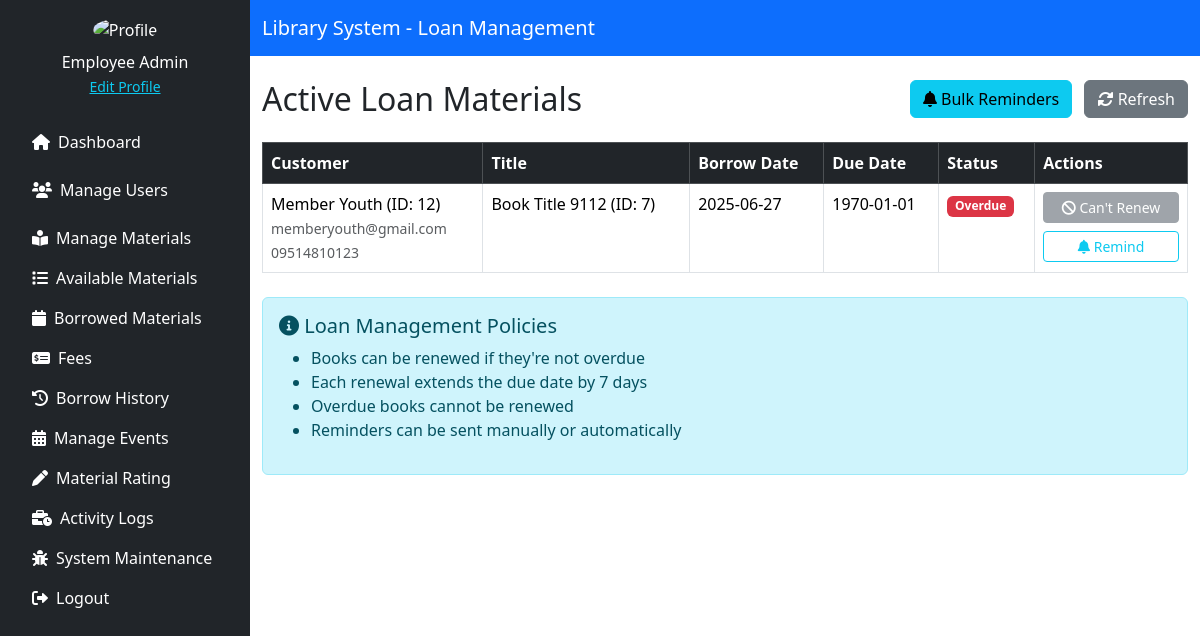
Page /source/employee/borrowed_materials.php (signed in) on the earlier database version.
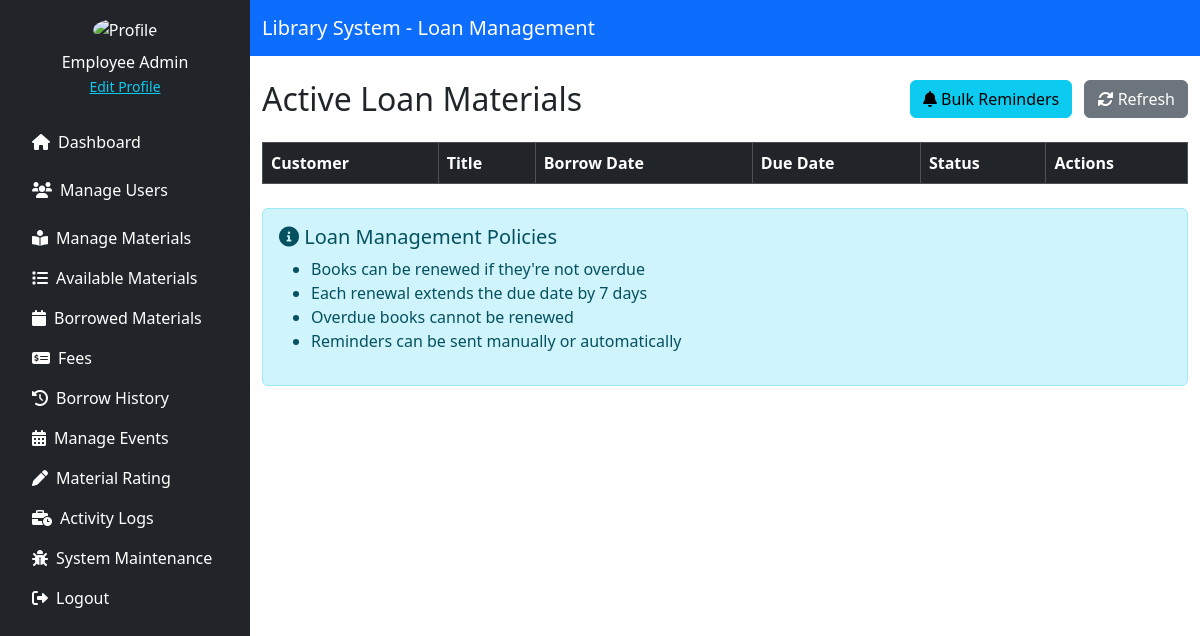
Same page on the later database version.
### tables this page shows
CREATE TABLE `material_transactions` (
  `transaction_id` int(11) NOT NULL,
  `material_type` enum('book','digital','research') NOT NULL,
  `material_id` int(11) NOT NULL,
  `customer_id` int(11) NOT NULL,
  `action` enum('Reserve','Borrow','Return','Request Access','Approve Access','Grant Access') NOT NULL,
  `status` enum('Reserved','Borrowed','Returned','Cancelled') DEFAULT 'Reserved',
  `action_date` datetime DEFAULT current_timestamp(),
  `due_date` datetime DEFAULT NULL,
  `return_date` datetime DEFAULT NULL,
  `late_fee` decimal(10,2) DEFAULT 0.00
);

CREATE TABLE `customer` (
  `customer_id` int(11) NOT NULL,
  `first_name` varchar(255) NOT NULL,
  `middle_name` varchar(255) DEFAULT NULL,
  `last_name` varchar(255) NOT NULL,
  `purok` varchar(255) DEFAULT NULL,
  `street` varchar(255) DEFAULT NULL,
  `barangay` varchar(255) NOT NULL,
  `city` varchar(255) NOT NULL,
  `postal_code` varchar(255) DEFAULT NULL,
  `phone_num` varchar(225) NOT NULL,
  `birthdate` date NOT NULL,
  `email` varchar(255) NOT NULL,
  `password` varchar(255) NOT NULL,
  `role_id` int(11) NOT NULL,
  `status` enum('Active','Inactive') NOT NULL DEFAULT 'Active'
);

CREATE TABLE `material_books` (
  `id` int(11) NOT NULL,
  `title` varchar(255) NOT NULL,
  `author` varchar(255) NOT NULL,
  `isbn` varchar(20) DEFAULT NULL,
  `publisher` varchar(255) DEFAULT NULL,
  `year_published` year(4) DEFAULT NULL,
  `quantity` int(11) DEFAULT 1,
  `available` int(11) DEFAULT 1,
  `status` enum('Available','Archived') DEFAULT 'Available',
  `genre` varchar(255) DEFAULT NULL
);

### source/employee/borrowed_materials.php (the view, shortened to what the changed rows need)
<?php
include '../../config/db_conn.php';
function getActiveLoans($pdo) {
    $stmt = $pdo->prepare("
        SELECT t.transaction_id AS loan_id,
               CONCAT(c.first_name, ' ', COALESCE(c.middle_name, ''), ' ', c.last_name) AS customer_name,
               c.customer_id,
               b.title AS book_title,
               b.id AS book_id,
               t.action_date AS borrow_date,
               t.due_date AS current_due_date,
               t.due_date AS original_due_date,
               0 AS renewal_count,  -- Assuming renewals aren't tracked in your current schema
               c.email,
               c.phone_num AS phone,
               t.status
        FROM material_transactions t
        JOIN customer c ON t.customer_id = c.customer_id
        JOIN material_books b ON t.material_id = b.id
        WHERE t.material_type = 'book'
          AND t.action IN ('Borrow', 'Grant Access')
          AND t.status IN ('Reserved', 'Borrowed')
    ");
    $stmt->execute();
    $bookLoans = $stmt->fetchAll(PDO::FETCH_ASSOC);
    $stmt = $pdo->prepare("
        SELECT t.transaction_id AS loan_id,
               CONCAT(c.first_name, ' ', COALESCE(c.middle_name, ''), ' ', c.last_name) AS customer_name,
               c.customer_id,
               d.title AS book_title,
               d.id AS book_id,
               t.action_date AS borrow_date,
               t.due_date AS current_due_date,
               t.due_date AS original_due_date,
               0 AS renewal_count,  -- Assuming renewals aren't tracked in your current schema
               c.email,
               c.phone_num AS phone,
               t.status
        FROM material_transactions t
        JOIN customer c ON t.customer_id = c.customer_id
        JOIN material_digital_media d ON t.material_id = d.id
        WHERE t.material_type = 'digital'
          AND t.action IN ('Borrow', 'Grant Access')
          AND t.status IN ('Reserved', 'Borrowed')
    ");
    $stmt->execute();
    $digitalLoans = $stmt->fetchAll(PDO::FETCH_ASSOC);
    $stmt = $pdo->prepare("
        SELECT t.transaction_id AS loan_id,
               CONCAT(c.first_name, ' ', COALESCE(c.middle_name, ''), ' ', c.last_name) AS customer_name,
               c.customer_id,
               r.title AS book_title,
               r.id AS book_id,
               t.action_date AS borrow_date,
               t.due_date AS current_due_date,
               t.due_date AS original_due_date,
               0 AS renewal_count,  -- Assuming renewals aren't tracked in your current schema
               c.email,
               c.phone_num AS phone,
               t.status
        FROM material_transactions t
        JOIN customer c ON t.customer_id = c.customer_id
        JOIN material_research r ON t.material_id = r.id
        WHERE t.material_type = 'research'
          AND t.action IN ('Borrow', 'Grant Access')
          AND t.status IN ('Reserved', 'Borrowed')
    ");
    $stmt->execute();
    $researchLoans = $stmt->fetchAll(PDO::FETCH_ASSOC);
    $allLoans = array_merge($bookLoans, $digitalLoans, $researchLoans);
    foreach ($allLoans as &$loan) {
        $loan['is_overdue'] = strtotime($loan['current_due_date']) < time();
        $loan['is_renewable'] = !$loan['is_overdue'];
        $loan['borrow_date'] = date('Y-m-d', strtotime($loan['borrow_date']));
        $loan['current_due_date'] = date('Y-m-d', strtotime($loan['current_due_date']));
    }
    return $allLoans;
}
$activeLoans = getActiveLoans($pdo);
?>
<!DOCTYPE html>
<html lang="en">
<head>
    <link href="https://cdn.jsdelivr.net/npm/bootstrap@5.3.3/dist/css/bootstrap.min.css" rel="stylesheet">
    <link href="https://cdnjs.cloudflare.com/ajax/libs/font-awesome/6.0.0/css/all.min.css" rel="stylesheet">
</head>
<body>
<div class="d-flex">
    <div class="flex-grow-1">
        <div class="container mt-4">
            <div class="d-flex justify-content-between mb-3">
                <h2>Active Loan Materials</h2>
            </div>
            <table class="table table-bordered">
                <thead class="table-dark">
                    <tr>
                        <th>Customer</th>
                        <th>Title</th>
                        <th>Borrow Date</th>
                        <th>Due Date</th>
                        <th>Status</th>
                        <th>Actions</th>
                    </tr>
                </thead>
                <tbody>
                    <?php foreach ($activeLoans as $loan):
                        $dueInDays = floor((strtotime($loan['current_due_date']) - time()) / (60 * 60 * 24));
                        $isDueSoon = $dueInDays <= 3 && $dueInDays >= 0;
                    ?>
                        <tr class="<?= $loan['is_overdue'] ? 'overdue' : ($loan['renewal_count'] > 0 ? 'renewed' : ($isDueSoon ? 'due-soon' : 'renewable')) ?>">
                            <td>
                                <?= htmlspecialchars($loan['customer_name']) ?> (ID: <?= $loan['customer_id'] ?>)<br>
                                <small class="text-muted"><?= htmlspecialchars($loan['email']) ?><br><?= htmlspecialchars($loan['phone']) ?></small>
                            </td>
                            <td><?= htmlspecialchars($loan['book_title']) ?> (ID: <?= $loan['book_id'] ?>)</td>
                            <td><?= $loan['borrow_date'] ?></td>
                            <td>
                                <?= $loan['current_due_date'] ?>
                            </td>
                            <td>
                                <?php if ($loan['is_overdue']): ?>
                                    <span class="badge bg-danger">Overdue</span>
                                <?php elseif ($loan['status'] === 'Reserved'): ?>
                                    <span class="badge bg-info">Reserved</span>
                                <?php else: ?>
                                    <span class="badge bg-success">Borrowed</span>
                                <?php endif; ?>
                            </td>
                            <td>
                                <div class="d-flex flex-column gap-2">
                                    <?php if ($loan['is_renewable']): ?>
                                        <form method="POST" class="mb-2">
                                            <input type="hidden" name="action" value="renew_loan">
                                            <input type="hidden" name="loan_id" value="<?= $loan['loan_id'] ?>">
                                            <input type="hidden" name="customer_name" value="<?= htmlspecialchars($loan['customer_name']) ?>">
                                            <input type="hidden" name="book_title" value="<?= htmlspecialchars($loan['book_title']) ?>">
                                            <input type="hidden" name="current_due_date" value="<?= $loan['current_due_date'] ?>">
                                            <button type="submit" class="btn btn-primary btn-sm w-100" onclick="return confirm('Renew this loan for another 7 days?')">
                                                <i class="fas fa-redo"></i> Renew
                                            </button>
                                        </form>
                                    <?php else: ?>
                                        <button class="btn btn-secondary btn-sm w-100" disabled title="<?= $loan['is_overdue'] ? 'Cannot renew overdue items' : 'Not renewable' ?>">
                                            <i class="fas fa-ban"></i> Can't Renew
                                        </button>
                                    <?php endif; ?>
                                    <div class="btn-group w-100" role="group">
                                        <button class="btn btn-outline-info btn-sm" data-bs-toggle="modal" data-bs-target="#reminderModal"
                                            data-loan-id="<?= $loan['loan_id'] ?>"
                                            data-book-title="<?= htmlspecialchars($loan['book_title']) ?>"
                                            data-due-date="<?= $loan['current_due_date'] ?>"
                                            data-customer-email="<?= htmlspecialchars($loan['email']) ?>"
                                            data-customer-phone="<?= htmlspecialchars($loan['phone']) ?>">
                                            <i class="fas fa-bell"></i> Remind
                                        </button>
                                    </div>
                                </div>
                            </td>
                        </tr>
                    <?php endforeach; ?>
                </tbody>
            </table>
        </div>
    </div>
</div>
</body>
</html>

Differences in the rows shown:
removed material_transactions: customer_name "Member Youth", customer.customer_id "12", customer.email "memberyouth@gmail.com", customer.phone_num "09514810123", material_books.title "Book Title 9112", material_books.id "7", borrow_date "2025-06-27", current_due_date "1970-01-01"
